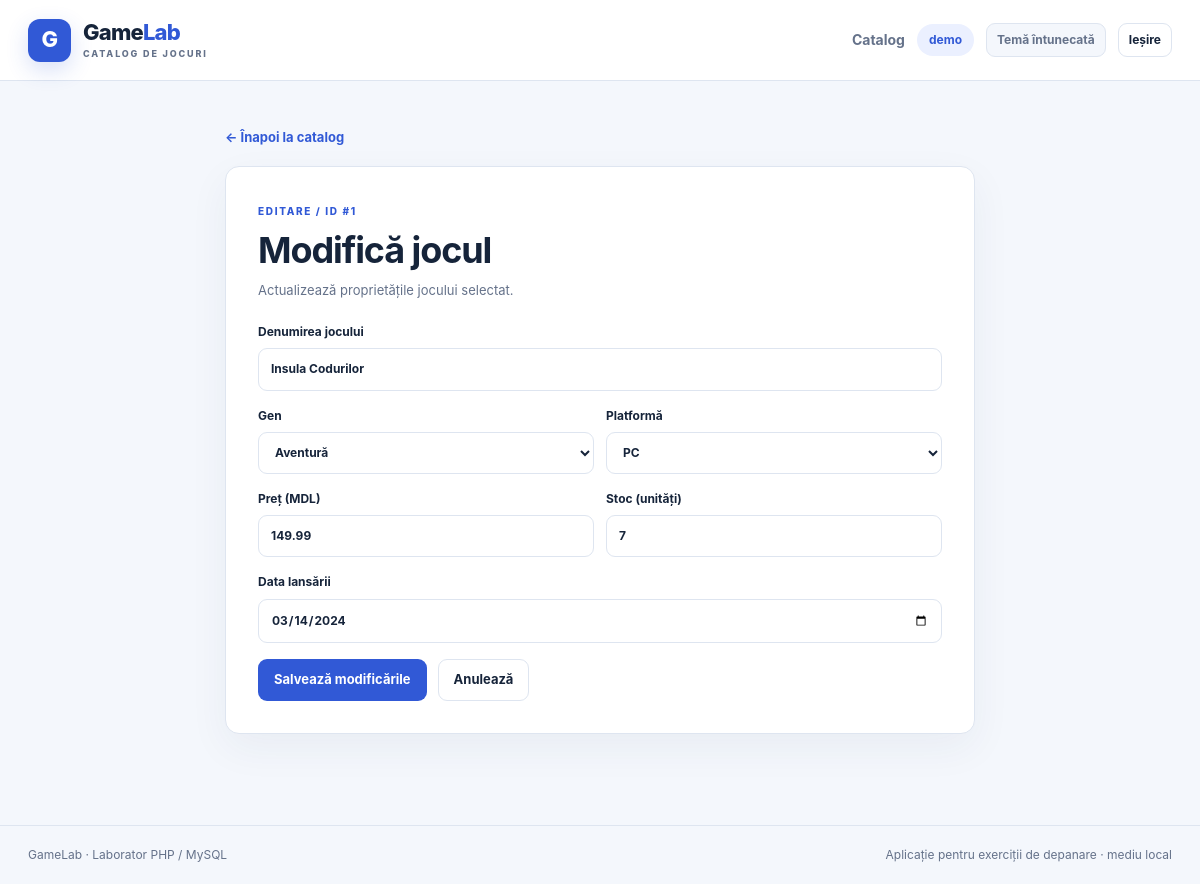
The app's page /game_edit.php?id=1 (signed in) with its own data.
### tables this page shows
CREATE TABLE IF NOT EXISTS games (
    id INT UNSIGNED AUTO_INCREMENT PRIMARY KEY,
    user_id INT UNSIGNED NOT NULL,
    title VARCHAR(150) NOT NULL,
    genre VARCHAR(40) NOT NULL,
    platform VARCHAR(40) NOT NULL,
    price DECIMAL(10,2) NOT NULL DEFAULT 0.00,
    stock INT NOT NULL DEFAULT 0,
    release_date DATE NOT NULL,
    created_at TIMESTAMP NOT NULL DEFAULT CURRENT_TIMESTAMP,
    CONSTRAINT fk_games_user FOREIGN KEY (user_id) REFERENCES users(id) ON DELETE CASCADE,
    INDEX idx_games_user_created (user_id, created_at, id),
    INDEX idx_games_user_genre (user_id, genre)
);

### functions.php (called while the page is built, shortened)
<?php
function e(mixed $value): string
{
    return htmlspecialchars((string) $value, ENT_QUOTES | ENT_SUBSTITUTE, 'UTF-8');
}
function genres(): array
{
    return ['Acțiune', 'Aventură', 'RPG', 'Strategie', 'Sport', 'Simulare', 'Puzzle'];
}
function platforms(): array
{
    return ['PC', 'PlayStation', 'Xbox', 'Nintendo Switch'];
}

### game_edit.php (the view, shortened to what this page needs)
<?php
require_once __DIR__ . '/functions.php';
$id = valid_game_id($_GET['id'] ?? null);
require __DIR__ . '/db.php';
$stmt = $pdo->prepare('SELECT id, title, genre, platform, price, stock, release_date FROM games WHERE id = :id AND user_id = :user_id');
$stmt->execute(['id' => $id, 'user_id' => $_SESSION['user_id']]);
$game = $stmt->fetch();
require __DIR__ . '/partials/header.php';
?>
<div class="container edit-wrapper">
    <a href="dashboard.php" class="back-link">← Înapoi la catalog</a>
    <section class="panel edit-panel" aria-labelledby="edit-title">
        <span class="eyebrow">EDITARE / ID #<?= (int) $game['id'] ?></span>
        <h1 id="edit-title">Modifică jocul</h1>
        <p class="muted">Actualizează proprietățile jocului selectat.</p>
        <form action="game_update.php" method="post" class="form-stack">
            <label>Denumirea jocului<input type="text" name="title" minlength="1" maxlength="150" required value="<?= e($game['title']) ?>"></label>
            <div class="form-two">
                <label>Gen
                    <select name="genre" required><?php foreach (genres() as $item): ?><option value="<?= e($item) ?>" <?= $game['genre'] === $item ? 'selected' : '' ?>><?= e($item) ?></option><?php endforeach; ?></select>
                </label>
                <label>Platformă
                    <select name="platform" required><?php foreach (platforms() as $item): ?><option value="<?= e($item) ?>" <?= $game['platform'] === $item ? 'selected' : '' ?>><?= e($item) ?></option><?php endforeach; ?></select>
                </label>
            </div>
            <div class="form-two">
                <label>Preț (MDL)<input type="number" name="price" min="0" max="9999.99" step="0.01" required value="<?= e($game['price']) ?>"></label>
                <label>Stoc (unități)<input type="number" name="stock" min="0" max="500" step="1" required value="<?= (int) $game['stock'] ?>"></label>
            </div>
            <label>Data lansării<input type="date" name="release_date" required value="<?= e($game['release_date']) ?>"></label>
            <div class="form-actions"><button type="submit" class="button button-primary">Salvează modificările</button><a class="button button-outline" href="dashboard.php">Anulează</a></div>
        </form>
    </section>
</div>
<?php require __DIR__ . '/partials/footer.php'; ?>

### style.css (style rules this page uses)
:root { --bg:#f4f7fc; --card:#ffffff; --text:#16243a; --muted:#65728a; --line:#dee5f0; --primary:#3159d6; --primary-hover:#2447b9; --primary-soft:#ebf0ff; --green:#0e8168; --green-soft:#e1f6ef; --red:#ba4051; --red-soft:#fff0f2; --shadow:0 14px 40px rgba(32,51,85,.055); }
* { box-sizing:border-box }
html { min-height:100% }
body { margin:0;min-height:100vh;background:var(--bg);color:var(--text);font:14px/1.52 Inter,system-ui,-apple-system,"Segoe UI",Arial,sans-serif }
a { color:inherit;text-decoration:none }
button,input,select { font:inherit }
button { cursor:pointer }
.container { width:min(1330px,calc(100% - 56px));margin-inline:auto }
.button { border-radius:9px;border:1px solid transparent;padding:10px 15px;min-height:39px;display:inline-flex;align-items:center;justify-content:center;gap:6px;text-align:center;font-size:13px;white-space:nowrap;font-weight:700;transition:background .2s, border-color .2s }
.button-primary { background:var(--primary);color:var(--card) }
.button-outline { color:var(--text);background:var(--card);border-color:var(--line) }
.eyebrow { color:var(--primary);font-weight:800;letter-spacing:1.65px;font-size:10px;text-transform:uppercase }
h1,h2,p { margin-top:0 }
h1 { font-size:clamp(26px,3vw,37px);line-height:1.15;letter-spacing:-1.1px;margin-bottom:13px }
.muted { color:var(--muted) }
.form-stack { display:flex;flex-direction:column;gap:16px;margin-top:22px }
.form-stack label,.filters label { display:flex;flex-direction:column;gap:7px;font-size:12px;font-weight:700;color:var(--text) }
input,select { border:1px solid var(--line);background:var(--card);color:var(--text);padding:11px 12px;border-radius:9px;min-height:42px;width:100%;outline:none }
input::placeholder { color:var(--muted);opacity:.75 }
.form-two { display:grid;grid-template-columns:1fr 1fr;gap:12px }
.panel { border:1px solid var(--line);border-radius:14px;background:var(--card);padding:24px;box-shadow:var(--shadow) }
.panel .muted { margin-bottom:0;font-size:13px }
.edit-wrapper { max-width:750px;margin:45px auto }
.back-link { display:inline-block;color:var(--primary);font-weight:720;font-size:13px;margin-bottom:18px }
.edit-panel { padding:32px }
.edit-panel h1 { margin:10px 0 }
.form-actions { display:flex;gap:11px;flex-wrap:wrap }

### records on screen
games: id "1", title "Insula Codurilor", price "149.99", stock "7", release_date "03/14/2024"

### other values on screen
$_SESSION['username'] "demo"
form field genre "Aventură"
form field platform "PC"
